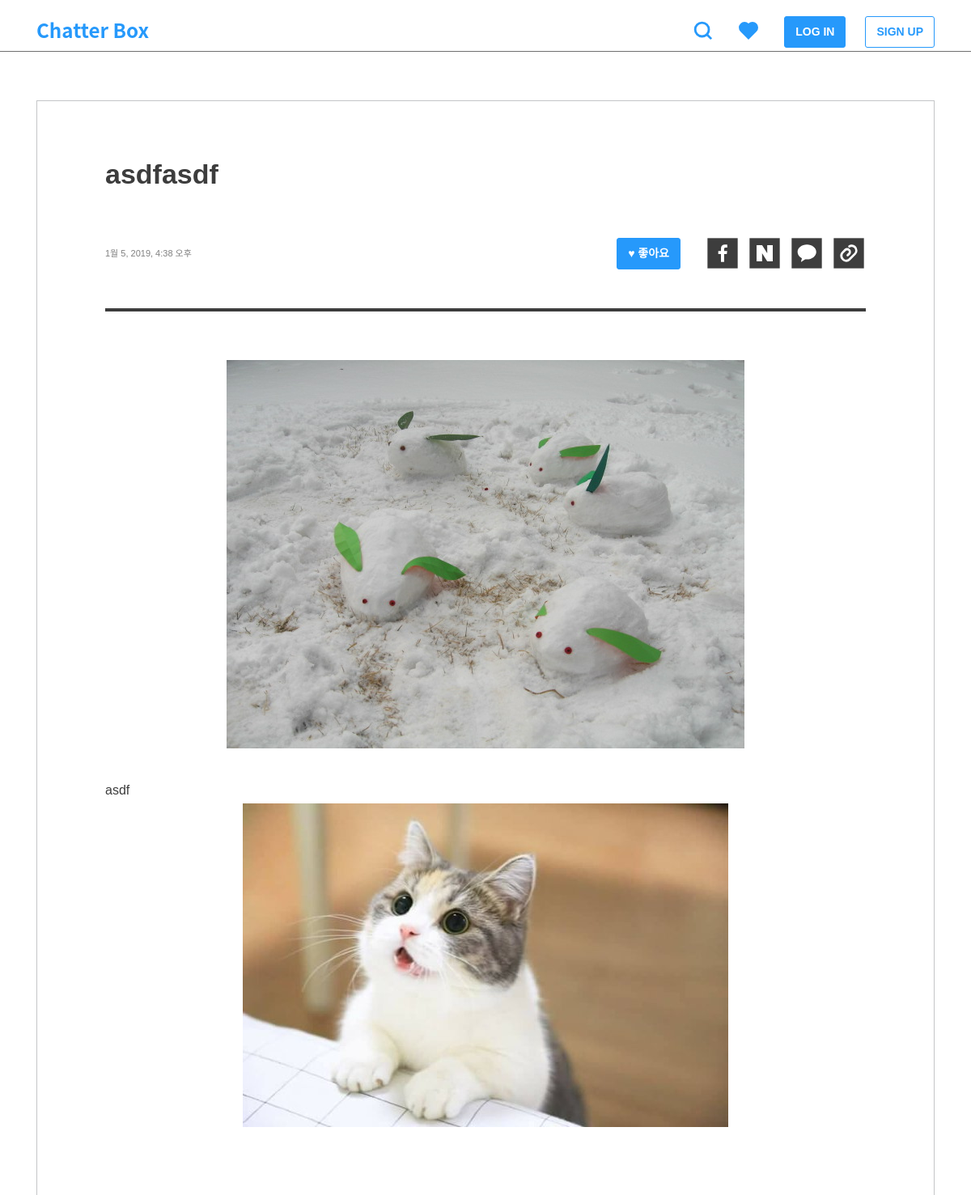
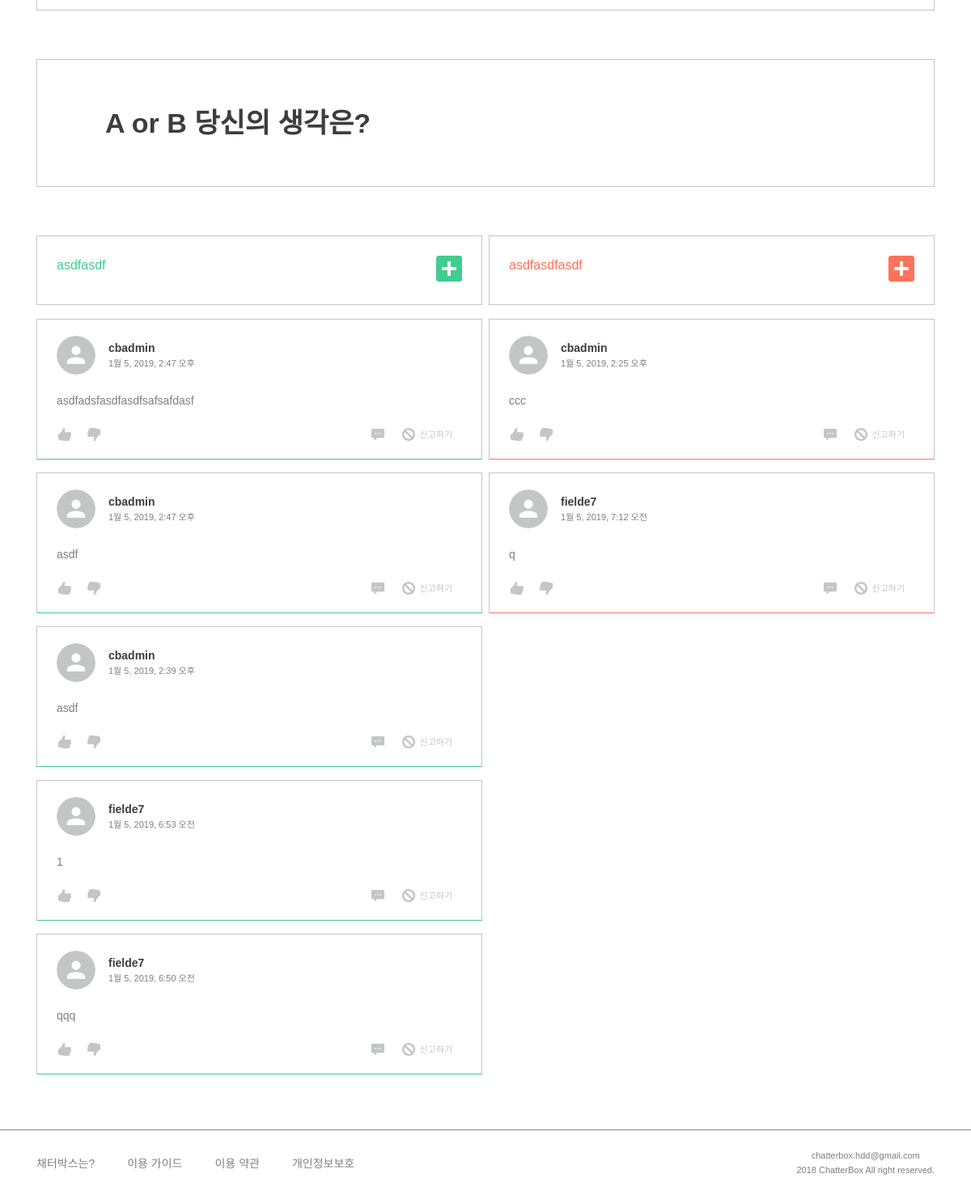
The app's page /post/2/ with its own data (2 pictures, top to bottom).
### post/models.py (models this page shows, shortened)
class TimeStampedModel(models.Model):
    created_at = models.DateTimeField(auto_now_add=True, null=True)
    updated_at = models.DateTimeField(auto_now=True, null=True)
    class Meta():
        abstract = True

class Post(TimeStampedModel):
    author = models.ForeignKey(settings.AUTH_USER_MODEL)
    category = models.ForeignKey('Category')
    title = models.CharField(max_length=160, null=True)
    thumbnail = models.ImageField(upload_to='post', blank=True, null=True)
    background = models.TextField()
    background_image1 = models.ImageField(upload_to='post', blank=True, null=True)
    background_image2 = models.ImageField(upload_to='post', blank=True, null=True)
    background_image3 = models.ImageField(upload_to='post', blank=True, null=True)
    tag = TagField()
    view_count = models.PositiveSmallIntegerField(default=0)
    share_count = models.PositiveSmallIntegerField(default=0)
    pro_title = models.CharField(max_length=160, null=True)
    con_title = models.CharField(max_length=160, null=True)
    class Meta:
        ordering = ['-created_at']

### comment/models.py (models this page shows, shortened)
class TimeStampedModel(models.Model):
    created_at = models.DateTimeField(auto_now_add=True, null=True)
    updated_at = models.DateTimeField(auto_now=True, null=True)
    class Meta():
        abstract = True

class Comment(TimeStampedModel):
    post = models.ForeignKey(post_models.Post)
    author = models.ForeignKey(settings.AUTH_USER_MODEL)
    content = models.TextField()
    type = models.BooleanField(default=True)

### member/models.py (models this page shows)
class User(AbstractUser):
    GENDER_MALE = 'm'
    GENDER_FEMALE = 'f'
    GENDER_OTHER = 'o'
    CHOICES_GENDER = (
        (GENDER_MALE, '남성'),
        (GENDER_FEMALE, '여성'),
        (GENDER_OTHER, '기타'),
    )
    profile_image = models.ImageField(default='default/user.png', null=True, upload_to='user')
    bio = models.CharField(max_length=160, null=True)
    gender = models.CharField(max_length=1, choices=CHOICES_GENDER)
    like_posts = models.ManyToManyField('post.Post', blank=True, related_name='like_users')
    objects = UserManager()
    def __str__(self):
        return self.username

### post/views.py (the view)
# urls.py: url(r'^(?P<post_pk>\d+)/$', views.post_detail, name='post_detail'),
def post_detail(request, post_pk):
    post = get_object_or_404(Post, pk=post_pk)
    procomments = comment_models.Comment.objects.filter(post=post, type=True).order_by('-created_at')
    concomments = comment_models.Comment.objects.filter(post=post, type=False).order_by('-created_at')
    comment_form = comment_forms.CommentForm()
    comment_comment_form = comment_forms.CommentOnCommentForm()
    report_comment_form = comment_forms.ReportCommentForm()
    post.view_count = post.view_count + 1
    post.save()
    context = {
        'post': post,
        'procomments': procomments,
        'concomments': concomments,
        'comment_form': comment_form,
        'comment_comment_form': comment_comment_form,
        'report_comment_form': report_comment_form,
    }
    return render(request, 'post/post_detail.html', context)

### post/templatetags/post_extras.py (called while the page is built)
@register.filter
def split_tags(value):
    tags = []
    split_comma = value.split(',')
    for tag in split_comma:
        split_space = tag.split(" ")
        for tag in split_space:
            if tag:
                tags.append(tag)
    return tags

### templates/post/post_detail.html (shortened to what this page needs)
{% extends 'base.html' %}
{% load static %}
{% load post_extras %}
{% block customCSS %}
<link rel="stylesheet" href="{% static 'css/post/post_detail.css' %}">
{% endblock %}
{% block content %}
<div class="post-body m60">
	<h2>{{ post.title }}</h2>
	<div class="detail-header">
		<span>{{ post.updated_at }}</span>
		<div class="btn-wrap">
			<form action="{% url 'post:post_like_toggle' post_pk=post.pk %}?next={% url 'post:post_detail' post_pk=post.pk %}"
			 method="POST">
				{% if post in user.like_posts.all %}
				<button class="btn btn-line">♥ 좋아요</button>
				{% else %}
				<button class="btn btn-fill">♥ 좋아요</button>
				{% endif %}
			</form>
			{% include 'include/share.html' %}
		</div>
	</div>
	<div class="detail-body">
		{% if post.thumbnail %}
		<div class="thumbnail">
			<img src="{{ post.thumbnail.url }}" />
		</div>
		{% endif %}
		<span class="post-background">{{ post.background|safe|linebreaks }}</span>
		{% if post.background_image1 %}
		<div class="thumbnail"><img src="{{ post.background_image1.url }}" /></div>
		{% endif %}
	</div>
</div>
<div class="opinion m60">
	<h2>A or B 당신의 생각은?</h2>
</div>
{% include 'comment/comment_list.html' %}
{% endblock %}

### templates/base.html (shortened to what this page needs)
{% load static %}
<!doctype html>
<html lang="ko">
	<head>
		<link rel="stylesheet" href="https://stackpath.bootstrapcdn.com/bootstrap/4.1.3/css/bootstrap.min.css">
		<link rel="stylesheet" href="https://use.fontawesome.com/releases/v5.5.0/css/all.css">
		<link rel="stylesheet" href="{% static 'css/style.css' %}">
		{% block customCSS %}{% endblock %}
	</head>
	<body>
	    {% include 'include/navbar.html' %}
		{% include 'include/slide_menu.html' with slide_title='좋아요' %}
		<div id="content">
			<div class="container">
				{% block content %}
				{% endblock %}
			</div>
		</div>
		{% include 'include/footer.html' %}
	</body>
</html>

### templates/include/navbar.html
{% load static %}
<nav class="gnb navbar">
    <div class="container">
        <a class="navbar-brand" href="{% url 'post:post_list' %}"><img class="nav-logo" src="{% static '/img/logo.svg' %}" /></a>
        <ul class="navbar-nav ml-auto flex-row">
            <li class="nav-item"><a class="nav-link" href="{% url 'post:search' %}"><img class="nav-icon" src="{% static '/img/search.svg' %}" style="width: 40px;" /></a></li>
            <li class="nav-item" style="margin-right: 8px;"><a class="nav-link slide-trigger" href="#"><img class="nav-icon" src="{% static '/img/heart-fill.svg' %}" /></a></li>
            {% if user.is_authenticated %}
                <li class="nav-item"><a class="btn btn-fill" href="{% url 'post:post_create' %}">CREATE</a></li>
                <li class="nav-item"><a class="btn btn-line" href="{% url 'member:my_page' %}">MY PAGE</a></li>
            {% else %}
                <li class="nav-item"><a class="btn btn-fill" href="{% url 'member:login' %}">LOG IN</a></li>
                <li class="nav-item"><a class="btn btn-line" href="{% url 'member:signup' %}">SIGN UP </a></li>
            {% endif %}
        </ul>
    </div>
</nav>

### templates/include/slide_menu.html (shortened to what this page needs)
{% load static  %}
{% block customCSS %}
	<link rel="stylesheet" href="{% static 'css/include/slide_menu.css' %}">
{% endblock %}

### templates/include/share.html (shortened to what this page needs)
{% load static  %}
{% block customCSS %}
	<link rel="stylesheet" href="{% static 'css/include/share.css' %}">
{% endblock %}
<div class="share-sns">
    <a href="javascript:shareFacebook()">
        <img src="{% static '/img/share-fb.svg' %}" />
    </a>
    <a href="javascript:shareNaver()">
        <img src="{% static '/img/share-naver.svg' %}" />
    </a>
    <a href="javascript:shareKatalk()">
        <img src="{% static '/img/share-kakao.svg' %}" />
    </a>
    <a href="javascript:shareLink()">
        <img src="{% static '/img/share-link.svg' %}" />
    </a>
</div>

### templates/comment/comment_list.html (shortened to what this page needs)
{% load static %}
{% block customCSS %}
<link rel="stylesheet" href="{% static 'css/post/comments.css' %}">
{% endblock %}
<div class="row comment_title">
    <div class="col-6 pro-title">
        <h5>{{ post.pro_title }}</h5>
        <a data-toggle="collapse" href="#pro-form">
            <img class="add-pro" src="{% static 'img/add-pro.svg' %}" />
        </a>
    </div>
    <div class="col-6 con-title">
        <h5>{{ post.con_title }}</h5>
        <a data-toggle="collapse" href="#con-form">
            <img class="add-con" src="{% static 'img/add-con.svg' %}" />
        </a>
    </div>
</div>
<div class="row comment-wrap m-0">
    <div class="pro-comments col-6">
    </div>
    <div class="con_comments col-6">
    </div>
</div>
<div class="row comment-wrap">
    <ul class="comment-list pro-list col-6">
        {% for comment in procomments.all %}
        <li class="comment">
            {% include 'include/comment.html' %}
        </li>
        {% endfor %}
    </ul>
    <ul class="comment-list con-list col-6">
        {% for comment in concomments.all %}
        <li class="comment">
            {% include 'include/comment.html' %}
        </li>
        {% endfor %}
    </ul>
</div>

### templates/include/comment.html (shortened to what this page needs)
{% load static %}
<div class="comment-header">
    <div class="header-left">
        <img src="{{ comment.author.profile_image.url }}" alt="">
        <h6>{{ comment.author }}<br><span>{{ comment.created_at }}</span></h6>
    </div>
</div>
<h6 id="content-{{ comment.pk }}" class="comment-content">{{ comment.content|linebreaks }}</h6>
<div class="comment-footer">
    <div class="btn-wrap">
        <div class="like-hate">
            <form action="{% url 'comment:comment_like_toggle' comment_pk=comment.pk %}" method="POST">
                <button>
                    {% if comment in user.like_comments.all %}
                    <img src="{% static '/img/like_hate_fill.png' %}" />
                    {% with like_count=comment.like_pro.count %}
                    <p class="count active"> {{ like_count }}</p>
                    {% endwith %}
                    {% else %}
                    <img src="{% static '/img/like_hate_empty.png' %}" />
                    {% endif %}
                </button>
            </form>
        </div>
        <div class="like-hate">
            <form action="{% url 'comment:comment_hate_toggle' comment_pk=comment.pk %}" method="POST">
                <button>
                    {% if comment in user.hate_comments.all %}
                    <img class="hate" src="{% static '/img/like_hate_fill.png' %}" />
                    {% with hate_count=comment.hate_pro.count %}
                    <p class="count active">{{ hate_count }}</p>
                    {% endwith %}
                    {% else %}
                    <img class="hate" src="{% static '/img/like_hate_empty.png' %}" />
                    {% endif %}
                </button>
            </form>
        </div>
    </div>
    <div class="btn-wrap">
        <button>
            <a data-toggle="collapse" href="#pro-action-{{ comment.pk }}">
                <img src="{% static '/img/comment.png' %}" alt="" style="margin-right: 4px;" />
            </a>
        </button>
        <button>
            <a data-toggle="collapse" href="#pro-action-{{ comment.pk }}">
                <img src="{% static '/img/report.png' %}" />
                <span class="count">신고하기</span>
            </a>
        </button>
    </div>
</div>

### templates/include/footer.html
{% load static %}
<footer>
    <div class="container inner">
        <ul class="column">
            <li class="list-item">채터박스는?</li>
            <li class="list-item">이용 가이드</li>
            <li class="list-item">이용 약관</li>
            <li class="list-item">개인정보보호</li>
        </ul>
        <div class="copyright text-center">
            <span>chatterbox.hdd@gmail.com</span><br>
            <span>2018 ChatterBox All right reserved.</span>
        </div>
    </div>
</footer>

### static/css/style.css (style rules this page uses)
html, body, div, span, applet, object, iframe, h1, h2, h3, h4, h5, h6, p, blockquote, pre, a, abbr, acronym, address, big, cite, code, del, dfn, em, img, ins, kbd, q, s, samp, small, strike, strong, sub, sup, tt, var, b, u, i, center, dl, dt, dd, ol, ul, li, fieldset, form, label, legend, table, caption, tbody, tfoot, thead, tr, th, td, article, aside, canvas, details, embed, figure, figcaption, footer, header, hgroup, menu, nav, output, ruby, section, summary, time, mark, audio, video { margin: 0; padding: 0; border: 0; font-size: 100%; font: inherit; vertical-align: baseline; }
article, aside, details, figcaption, figure, footer, header, hgroup, menu, nav, section { display: block; }
body { display: flex; min-height: 100vh; flex-direction: column; font-family: "Noto Sans KR", sans-serif; }
ol, ul { list-style: none; }
button { all: unset; cursor: pointer; }
a { all: unset; text-decoration: none !important; cursor: pointer; }
nav.navbar { height: 64px; background-color: #fff; border-bottom: 1px solid #707070; }
nav.navbar .nav-logo { width: 144px; }
nav.navbar .nav-item { display: flex; justify-content: center; flex-direction: column; text-align: center; margin-left: 24px; }
nav.navbar .nav-icon { width: 24px; margin-top: 2px; }
footer { background-color: #fff; border-top: 1px solid #7f7f7f; margin-top: auto; color: #7f7f7f; }
footer .inner { display: flex; justify-content: space-between; align-items: center; width: 100%; height: 80px; }
footer .inner .column { display: flex; }
footer .inner .column .list-item { margin-right: 40px; font-size: 14px; cursor: pointer; }
footer .inner .copyright { font-size: 12px; line-height: 18px; }
h2 { font-size: 45px; line-height: 80px; font-weight: 700; color: #3d3d3d; }
h5 { font-size: 16px; line-height: 24px; font-weight: 500; color: #3d3d3d; }
h6 { font-size: 14px; line-height: 24px; font-weight: 400; color: #3d3d3d; }
p { font-size: 12px; line-height: 20px; font-weight: 400; color: #7f7f7f; }
span { font-size: 11px; line-height: 18px; font-weight: 400; color: #7f7f7f; }
.btn { padding: 8px 13px; border-radius: 3px; font-size: 14px; font-weight: 700; }
.btn-fill { color: #fff !important; background-color: #2699FB; border: 1px solid #2699FB; }
.btn-line { color: #2699FB !important; background-color: #fff; border: 1px solid #2699FB; }
.m60 { margin-top: 60px; margin-bottom: 60px; }

### static/css/post/post_detail.css (style rules this page uses)
.post-body { padding: 60px 84px; border: 1px solid #C3C5C7; }
.post-body h2 { font-size: 34px; line-height: 60px; }
.post-body .detail-header { display: flex; justify-content: space-between; align-items: center; padding: 48px 0; border-bottom: 4px solid #3d3d3d; }
.post-body .detail-header .btn-wrap { display: flex; flex-direction: row; align-items: center; }
.post-body .detail-header .btn-wrap .btn { margin-right: 20px; }
.post-body .detail-header .btn-wrap .share-sns { display: flex; flex-direction: row; align-items: center; }
.post-body .detail-header .btn-wrap .share-sns a { display: block; width: 40px; height: 40px; margin-left: 12px; }
.post-body .detail-header .btn-wrap .share-sns img { width: 100%; background-color: #3D3D3D; }
.post-body .detail-body { margin-top: 60px; }
.post-body .detail-body .thumbnail { max-width: 100%; margin-bottom: 32px; text-align: center; }
.post-body .detail-body .thumbnail img { max-width: 100%; }
.post-body .detail-body .post-background p { font-size: 16px; line-height: 32px; font-weight: 400; color: #3d3d3d; }
.opinion { padding: 48px 84px; border: 1px solid #C3C5C7; }
.opinion h2 { font-size: 34px; line-height: 60px; }
.comment_title { margin: 8px 0; }
.comment_title .col-6 { display: flex; justify-content: space-between; padding: 24px; max-width: calc(50% - 4px); border: 1px solid #C3C5C7; }
.comment_title .col-6 img { width: 32px; height: 32px; cursor: pointer; }
.comment_title .pro-title { margin-right: 4px; }
.comment_title .con-title { margin-left: 4px; }
.comment_title .pro-title h5 { color: #41CC90; }
.comment_title .con-title h5 { color: #FF725C; }

### records on screen
Post: title "asdfasdf", updated_at "1월 5, 2019, 4:38 오후", thumbnail (picture), background "asdf", background_image1 (picture), pro_title "asdfasdf", con_title "asdfasdfasdf"
Comment: author.profile_image (placeholder picture), author "cbadmin", created_at "1월 5, 2019, 2:47 오후", content "asdfadsfasdfasdfsafsafdasf"
Comment: author.profile_image (placeholder picture), author "cbadmin", created_at "1월 5, 2019, 2:47 오후", content "asdf"
Comment: author.profile_image (placeholder picture), author "cbadmin", created_at "1월 5, 2019, 2:39 오후", content "asdf"
Comment: author.profile_image (placeholder picture), author "fielde7", created_at "1월 5, 2019, 6:53 오전", content "1"
Comment: author.profile_image (placeholder picture), author "fielde7", created_at "1월 5, 2019, 6:50 오전", content "qqq"
Comment: author.profile_image (placeholder picture), author "cbadmin", created_at "1월 5, 2019, 2:25 오후", content "ccc"
Comment: author.profile_image (placeholder picture), author "fielde7", created_at "1월 5, 2019, 7:12 오전", content "q"
